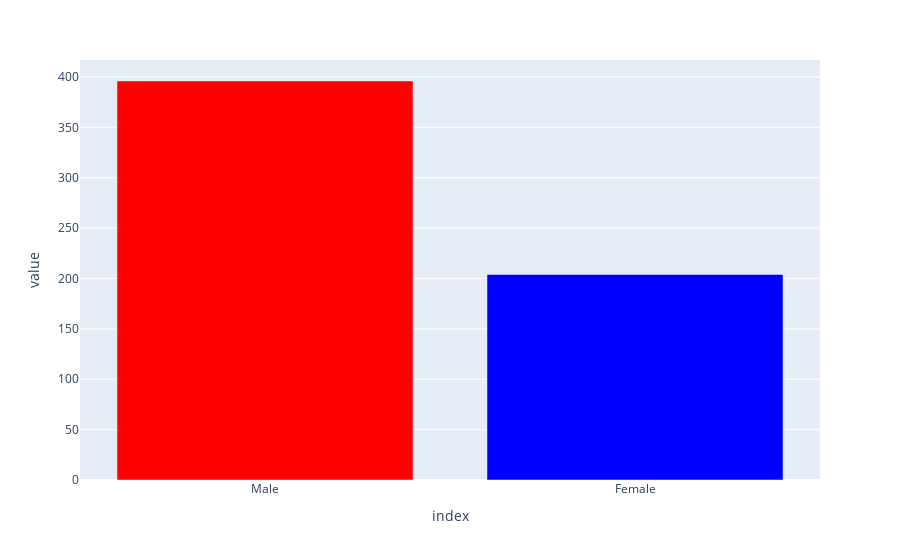

This figure's notebook cell:
### Code cell
px.bar(df['Gender'].value_counts(), color=colors, color_discrete_map="identity")

### Figure 1 — Plotly figure (JSON) as saved in the notebook; plotly's stock layout.template omitted (floating-point values rounded to 4 significant figures)
{"data": [{"alignmentgroup": "True", "hovertemplate": "index=%{x}<br>value=%{y}<extra></extra>", "legendgroup": "", "marker": {"color": "red"}, "name": "", "offsetgroup": "", "orientation": "v", "showlegend": false, "textposition": "auto", "type": "bar", "x": ["Male"], "xaxis": "x", "y": [396], "yaxis": "y"}, {"alignmentgroup": "True", "hovertemplate": "index=%{x}<br>value=%{y}<extra></extra>", "legendgroup": "", "marker": {"color": "blue"}, "name": "", "offsetgroup": "", "orientation": "v", "showlegend": false, "textposition": "auto", "type": "bar", "x": ["Female"], "xaxis": "x", "y": [204], "yaxis": "y"}], "layout": {"barmode": "relative", "legend": {"tracegroupgap": 0}, "margin": {"t": 60}, "xaxis": {"anchor": "y", "domain": [0, 1], "title": {"text": "index"}}, "yaxis": {"anchor": "x", "domain": [0, 1], "title": {"text": "value"}}}}
